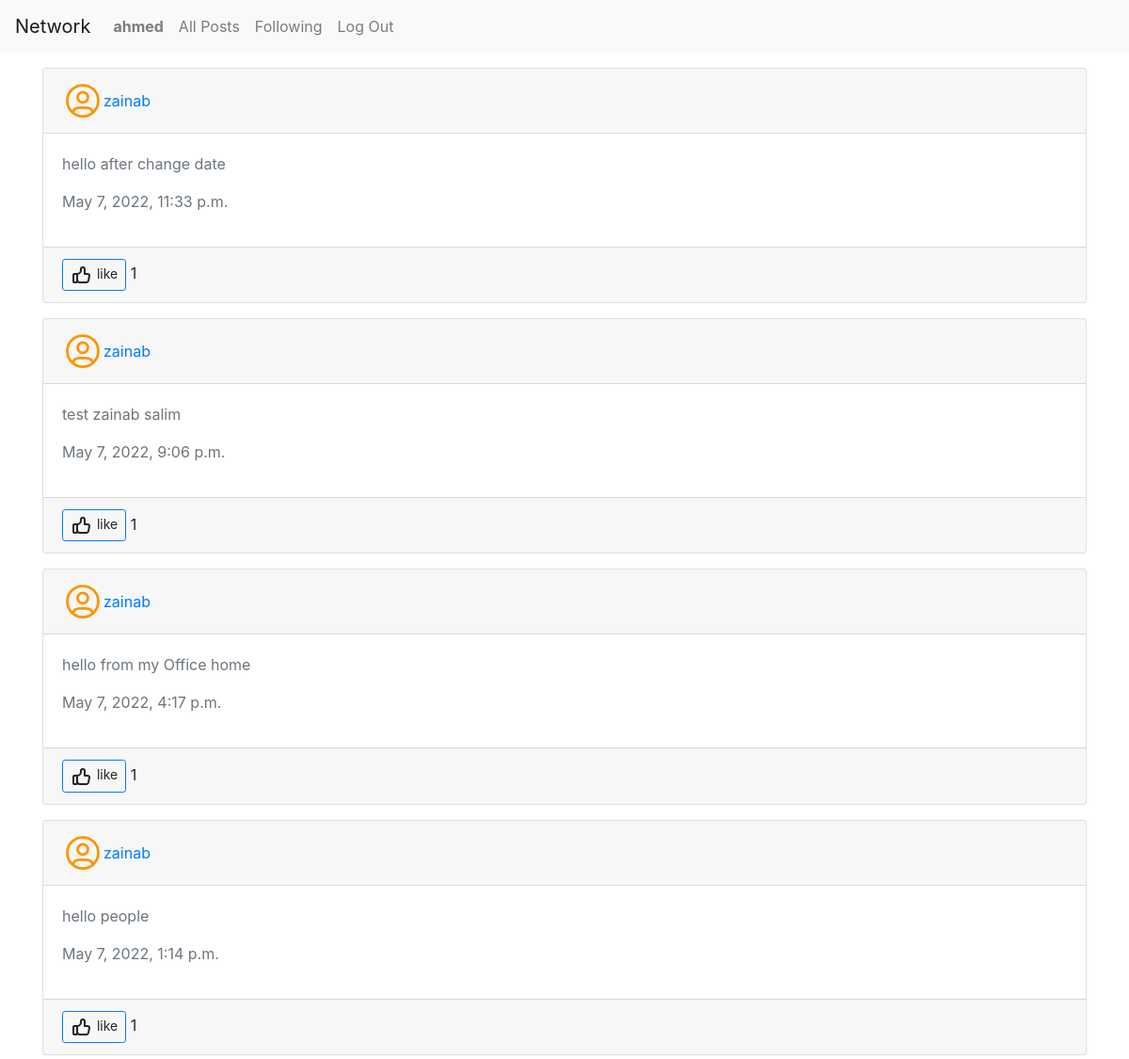
The page /followingPosts/ (signed in) on the database its author committed.
### network/models.py (models this page shows, shortened)
class User(AbstractUser):
    pass

class Post (models.Model):
    post_body=models.TextField()
    date=models.DateTimeField()
    updated_dat=models.DateTimeField(auto_now=True,null=True)
    likes=models.IntegerField(default=0)
    user=models.ForeignKey(User,on_delete=models.CASCADE)
    def __str__(self):
        return f'{self.user} wrote post at {self.date}'
    class Meta:
        verbose_name = 'Post'
        verbose_name_plural = 'Posts'

### network/views.py (the view)
# urls.py: path('followingPosts/', views.view_following_posts, name='following-posts'),
def view_following_posts(request):
    my_posts=Post.objects.all().filter(user=None)
    following_list=Follower.objects.all().filter(user=request.user)
    print("following list",following_list)
    for item in following_list:
        my_posts|=Post.objects.all().filter(user=item.user_follower)
    my_posts=my_posts.order_by('-date')
    print('total following posts',my_posts)
    post_list_paginator = retPaginatorList(request,my_posts)
    return render (request,'network/following_posts.html',{'post_list':post_list_paginator})

### network/models.py (called while the page is built)
    def __str__(self):
        return f'{self.user}:  has {self.user_follower} as follower'

### network/views.py (called while the page is built)
def retPaginatorList(request, queryList):
    page = request.GET.get('page')
    mypge = Paginator(queryList, 4)
    try:
        resultList = mypge.page(page)
    except PageNotAnInteger:
        resultList = mypge.page(1)
    except EmptyPage:
        resultList = mypge.page(mypge.num_pages)
    return  resultList

### network/templates/network/following_posts.html (shortened to what this page needs)
{% extends "network/layout.html" %}
{% load static %}
{% block body %}
{% if post_list %}
{% for item in post_list %}
<div class="col-md-12 mt-3">
    <div class="card">
                  <div class="card-header d-flex justify-content-between">
                     <div class="d-flex align-items-center">
        <span class="avatar" >
                                </span>
         <div class="d-none d-xl-block ps-2">
                  <div>   <a href="{% url 'view-profile' item.user.id %}">{{item.user.username}}</a> </div>
 </div>
     </div>
                  </div>
                  <div class="card-body">
                 <p class="text-muted">{{item.post_body}}</p>
                <p class="text-muted">{{item.date}}</p>
            </div>
         <div class="card-footer">
 <div>
    <a   class="btn btn-sm btn-outline-primary" id="{{item.id}}">
        <p class="testp" style="display:inline">like</p>
                      </a>
 <p style="display:inline;" id="{{item.id}}{{'likes'}}"> {{item.likes}}</p>
 </div>
                  </div>
                </div>
</div>
{% endfor %}
{% endif%}
{% endblock %}

### network/templates/network/layout.html (shortened to what this page needs)
{% load static %}
<!DOCTYPE html>
<html lang="en">
    <head>
        <link rel="stylesheet" href="https://stackpath.bootstrapcdn.com/bootstrap/4.4.1/css/bootstrap.min.css">
        <link href="{% static 'network/styles.css' %}" rel="stylesheet">
    </head>
    <body>
        <nav class="navbar navbar-expand-lg navbar-light bg-light">
            <a class="navbar-brand" href="#">Network</a>
            <div>
              <ul class="navbar-nav mr-auto">
                {% if user.is_authenticated %}
                    <li class="nav-item">
                        <a class="nav-link" href="{% url 'view-profile' user.id%}"><strong>{{ user.username }}</strong></a>
                    </li>
                {% endif %}
                <li class="nav-item">
                  <a class="nav-link" href="{% url 'index' %}">All Posts</a>
                </li>
                {% if user.is_authenticated %}
                    <li class="nav-item">
                        <a class="nav-link" href="{% url 'following-posts' %}">Following</a>
                    </li>
                    <li class="nav-item">
                        <a class="nav-link" href="{% url 'logout' %}">Log Out</a>
                    </li>
                {% endif %}
              </ul>
            </div>
          </nav>
        <div class="body">
            <div class="container">
                    <div class=" row row-cards">
                          {% block body %}
            {% endblock %}
                    </div>
            </div>
        </div>
    </body>
</html>

### rows shown on the page
User: username "ahmed"
Post: user.username "zainab", post_body "hello after change date", date "May 7, 2022, 11:33 p.m.", likes "1"
Post: user.username "zainab", post_body "test zainab salim", date "May 7, 2022, 9:06 p.m.", likes "1"
Post: user.username "zainab", post_body "hello from my Office home", date "May 7, 2022, 4:17 p.m.", likes "1"
Post: user.username "zainab", post_body "hello people", date "May 7, 2022, 1:14 p.m.", likes "1"
